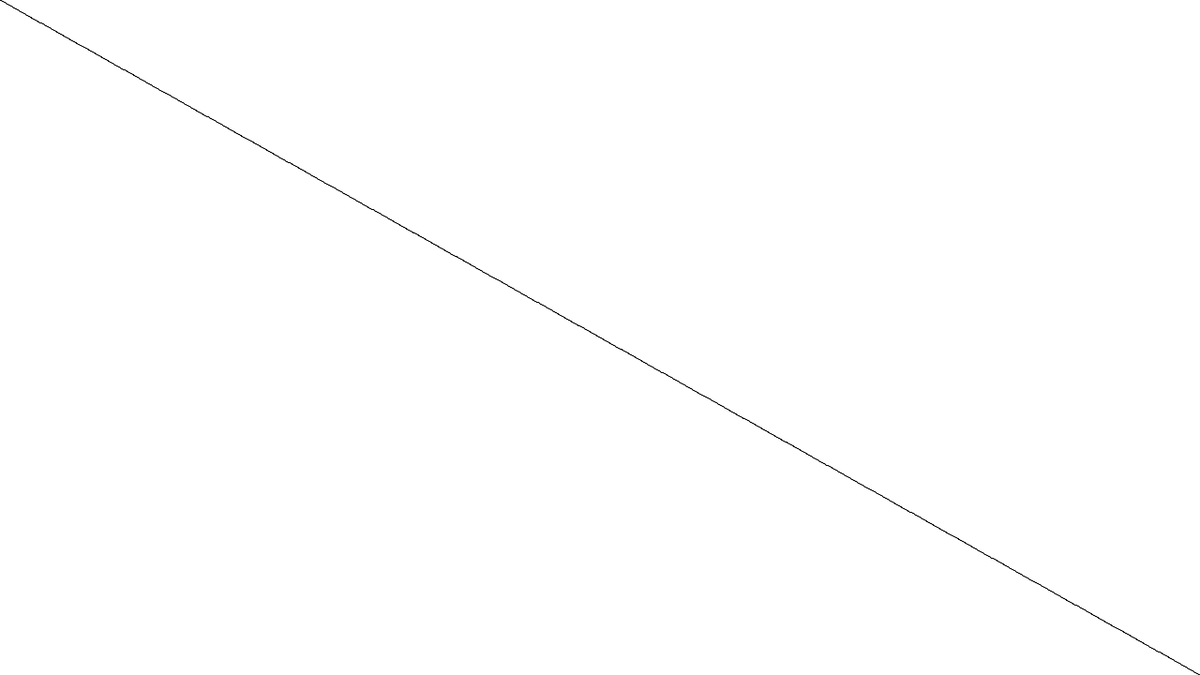
Frame 1 (no input)
Frame 60 (the mouse pressed at the canvas centre just before this capture): identical to frame 1, image omitted
Frame 120 (the mouse held since frame 60 and released just before this capture): identical to frame 1, image omitted

The Processing sketch that drew this single still picture (run headless with seeded random() and noise(); from frame 60 on, the mouse is pressed at the canvas centre):

// Processing sketch: TheWrongWayToDrawALine4
// ── TheWrongWayToDrawALine4.pde
void setup() {
  size(1280, 720);
}

void myLine(int x, int y, int w, int h) {
  PVector start = new PVector(x, y);
  PVector end = new PVector(w, h);
  int dist = ceil(start.dist(end));
  PVector s = start.copy();
  for(int i = 1; i < dist; i++){
    float lp = map(i, 0, dist, 0, 1);
    PVector pos = PVector.lerp(start, end, lp);
    line(s.x,s.y, pos.x, pos.y);
    s = pos;
  }
}

void draw() {
  background(255);
  strokeWeight(1);
  myLine(0, 0, width, height);
}
